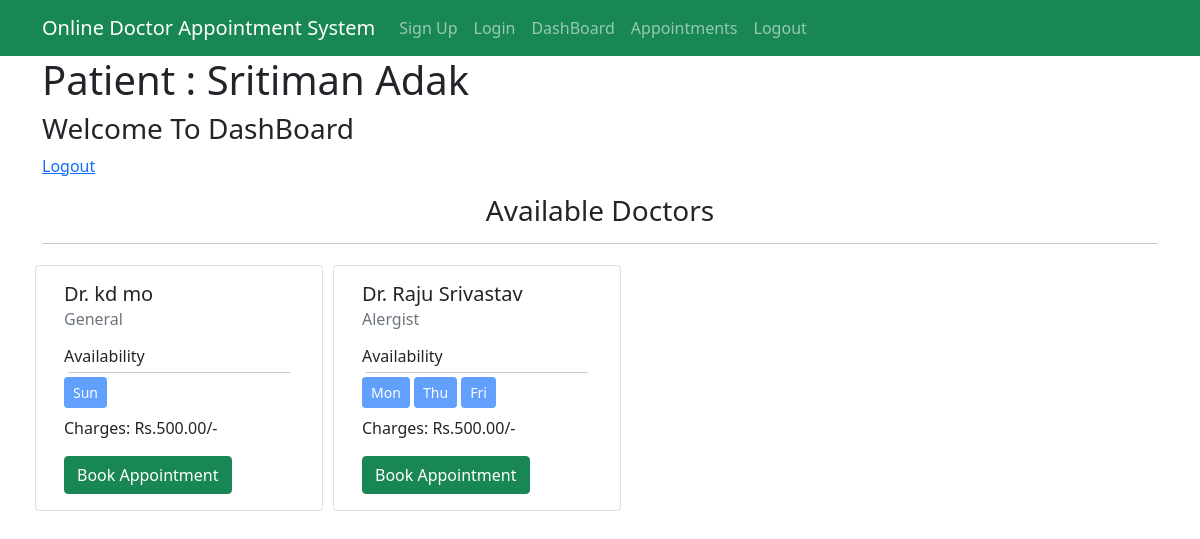
The app's page /dashboard/patient/ (signed in), older data.
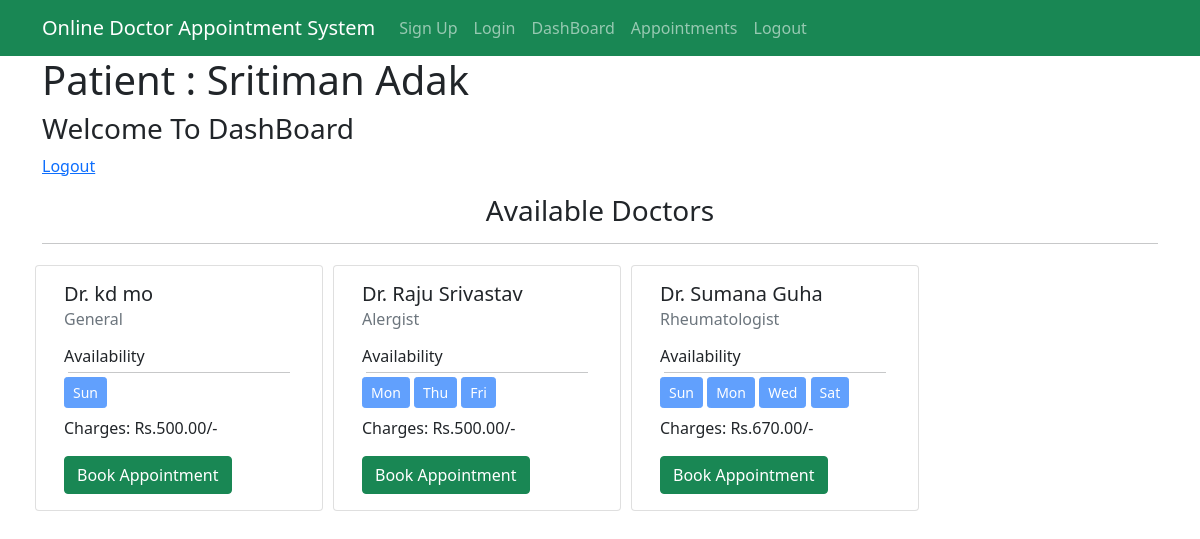
The same page, newer data.
### accounts/models.py (models this page shows)
class Doctor(User):
    CHOICES = [
        ('Male','Male'),
        ('Female','Female'),
        ('Others','Others'),
    ]
    SPECIALITIES= [
        ('Podiatrist','Podiatrist'),
        ('General','General'),
        ('Pediatrician','Pediatrician'),
        ('Endocrinologist','Endocrinologist'),
        ('NeuroLogist','Neurologist'),
        ('Rheumatologist','Rheumatologist'),
        ('Alergist','Allergist'),
        ('Psychiatrist','Psychiatrist'),
    ]
    gender = models.CharField(null = False, max_length=8, choices=CHOICES)
    contact = models.CharField(max_length=12)
    dob = models.DateField()
    speciality = models.CharField(null=False, choices = SPECIALITIES, max_length=20)
    bio = models.TextField(null=True, max_length=800, blank=True)
    yoe = models.IntegerField()
    charge = models.DecimalField(decimal_places=2,max_digits=7, max_length = 10)
    paypal = models.EmailField(max_length=70, null = True, blank = True)
    sun_start = models.TimeField(null=True, blank=True)
    sun_end = models.TimeField(null = True, blank=True)
    mon_start = models.TimeField(null = True, blank=True)
    mon_end = models.TimeField(null = True, blank=True)
    tue_start = models.TimeField(null = True, blank=True)
    tue_end = models.TimeField(null = True, blank=True)
    wed_start = models.TimeField(null = True, blank=True)
    wed_end = models.TimeField(null = True, blank=True)
    thu_start = models.TimeField(null = True, blank=True)
    thu_end = models.TimeField(null = True, blank=True)
    fri_start = models.TimeField(null = True, blank=True)
    fri_end = models.TimeField(null = True, blank=True)
    sat_start = models.TimeField(null = True, blank=True)
    sat_end = models.TimeField(null = True, blank=True)

### mainapp/views.py (the view)
# urls.py: path('dashboard/patient/',views.PatientDashboard.as_view(), name="pd"),
class PatientDashboard(View):
    def get(self, request):
        if request.user.is_authenticated:
            if isDoctor(request.user):
                return redirect('/dashboard/doctor/')
            patient = Patient.objects.get(pk = request.user.id)
            doctors = Doctor.objects.all()
            context = {
                "patient" : patient,
                "doctors": doctors,
            }
            return render(request, "patient/patient-dashboard.html", context=context)
        return redirect('/accounts/login/patient/')

### accounts/views.py (called while the page is built)
def isDoctor(user):
    try:
        Doctor.objects.get(pk = user.id)
        return True
    except Exception as exe:
        return False

### templates/patient/patient-dashboard.html (shortened to what this page needs)
{% extends "patient/base.html" %}
{% block content %}
<div class="container">
  <h1>
  Patient : {{patient.first_name}} {{patient.last_name}}
  </h1>
  <h3>Welcome To DashBoard</h3>
  <p><a href="{% url 'logout_p' %}">Logout</a></p>
  <h3 class = "text-center">Available Doctors</h3>
  <hr>
  <div class="row">
    {% for doctor in doctors %}
    <div class="card" style="width: 18rem; margin:5px;">
      <div class="card-body">
        <h5 class="card-title">Dr. {{doctor.first_name}} {{doctor.last_name}}</h5>
        <h6 class="card-subtitle mb-2 text-muted">{{doctor.speciality}}</h6>
        <p style="margin-top: 15px; margin-bottom:0px; padding:0px;">Availability</p>
        <hr style=" margin:4px; padding:0px;">
        <div style="justify-content: center; align-items:center;">
          {% if doctor.sun_start %}
          <button disabled class="btn btn-primary btn-sm">Sun</button>
          {% endif %}
          {% if doctor.mon_start %}
          <button disabled class="btn btn-primary btn-sm">Mon</button>
          {% endif %}
          {% if doctor.wed_start %}
          <button disabled class="btn btn-primary btn-sm">Wed</button>
          {% endif %}
          {% if doctor.thu_start %}
          <button disabled class="btn btn-primary btn-sm">Thu</button>
          {% endif %}
          {% if doctor.fri_start %}
          <button disabled class="btn btn-primary btn-sm">Fri</button>
          {% endif %}
          {% if doctor.sat_start %}
          <button disabled class="btn btn-primary btn-sm">Sat</button>
          {% endif %}
        </div>
        <p class="mt-2">Charges: Rs.{{doctor.charge}}/-</p>
          <button type="button" class="btn btn-success" data-bs-toggle="modal" data-bs-target="#payment-for-{{doctor.id}}">
            Book Appointment
          </button>
      </div>
    </div>
    {% endfor %}
  </div>
</div>
{% endblock %}

Row changes from the older to the newer data that the page shows:
added Doctor: first_name "Sumana", last_name "Guha", speciality "Rheumatologist", sun_start "Sun", mon_start "Mon", wed_start "Wed", sat_start "Sat", charge "670.00"
